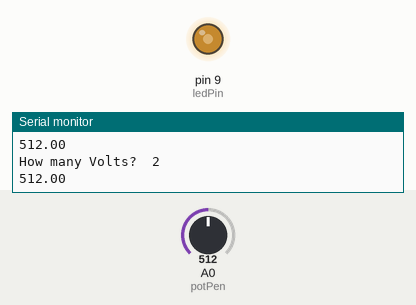
This sketch was run on a simulated Arduino Uno, built with avr-gcc and run on an emulated ATmega328P. Parts: output pins drawn as LEDs (lit = HIGH), the last lines printed to the serial monitor. The test bench sets the inputs (shaded band); at power-on: A0 (potPen) = 512.

Above: at 1.8 s.
1.9 s: A0 (potPen) set to 716
At 4.2 s:
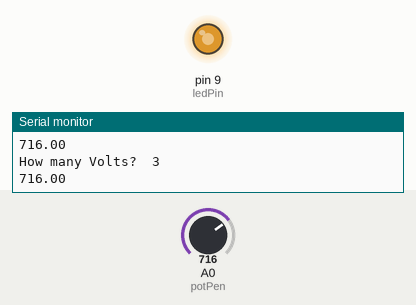
4.5 s: A0 (potPen) set to 900
At 6.8 s:
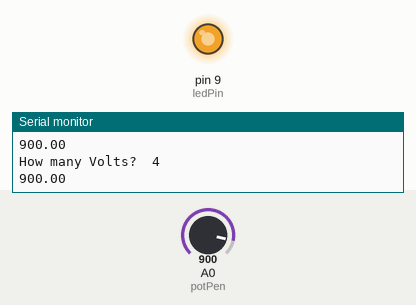
7.5 s: A0 (potPen) set to 122
At 10.2 s:
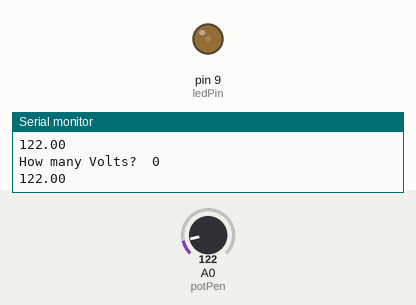
10.5 s: A0 (potPen) set to 511
At 12.8 s:
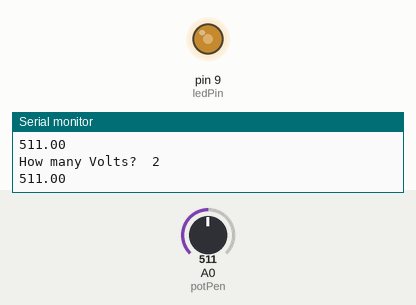
Timing chart, 0 to 14.3 s (numbered marks = the images above; inputs shaded):
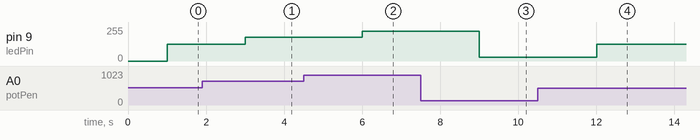

Measured:
- after the input at 1.9 s, pin 9 (ledPin): 127/255 → 178/255 after 1.1 s
- after the input at 4.5 s, pin 9 (ledPin): 178/255 → 224/255 after 1.5 s
- after the input at 7.5 s, pin 9 (ledPin): 224/255 → 30/255 after 1.5 s
- after the input at 10.5 s, pin 9 (ledPin): 30/255 → 127/255 after 1.5 s

The sketch:

led_dimmer.ino
```cpp
int potPen = A0; //Declaring pin in A0 as variable
int ledPin = 9;  //Declaring pin 9 for LED.
int writeValue;  //Declaring write value
float readValue;   //Declaring read value.


void setup() {
  Serial.begin(9600);  //Initiate serial port
  pinMode(potPen, INPUT);  //Set potpen as input
  pinMode(ledPin, OUTPUT); //Set led as output.

}

void loop() {
  readValue = analogRead(potPen);  //Read voltage from potentiometer
  Serial.println(readValue);
  delay(1000);
  writeValue = (255./1023.) * readValue; //Calculating value to write to LED.
  analogWrite(ledPin, writeValue);  //Sending write value to LED.
  Serial.print("How many Volts?  ");
  Serial.println(writeValue / 51);

}
```
